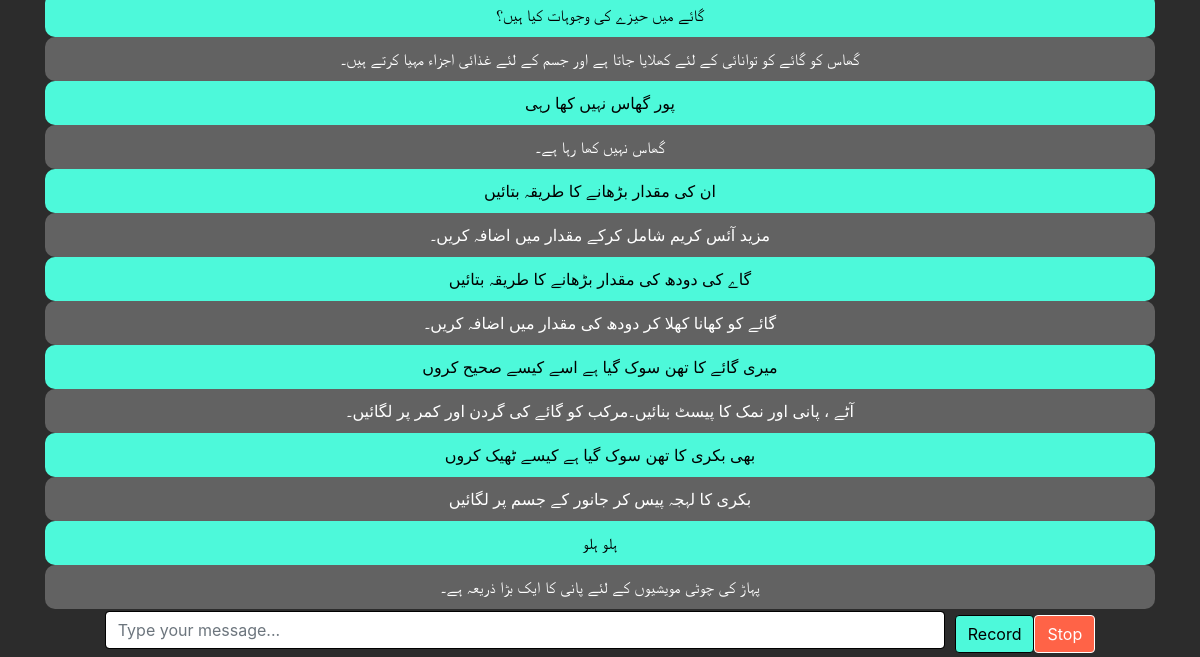
The app's page /chat (signed in, lower part), older data.
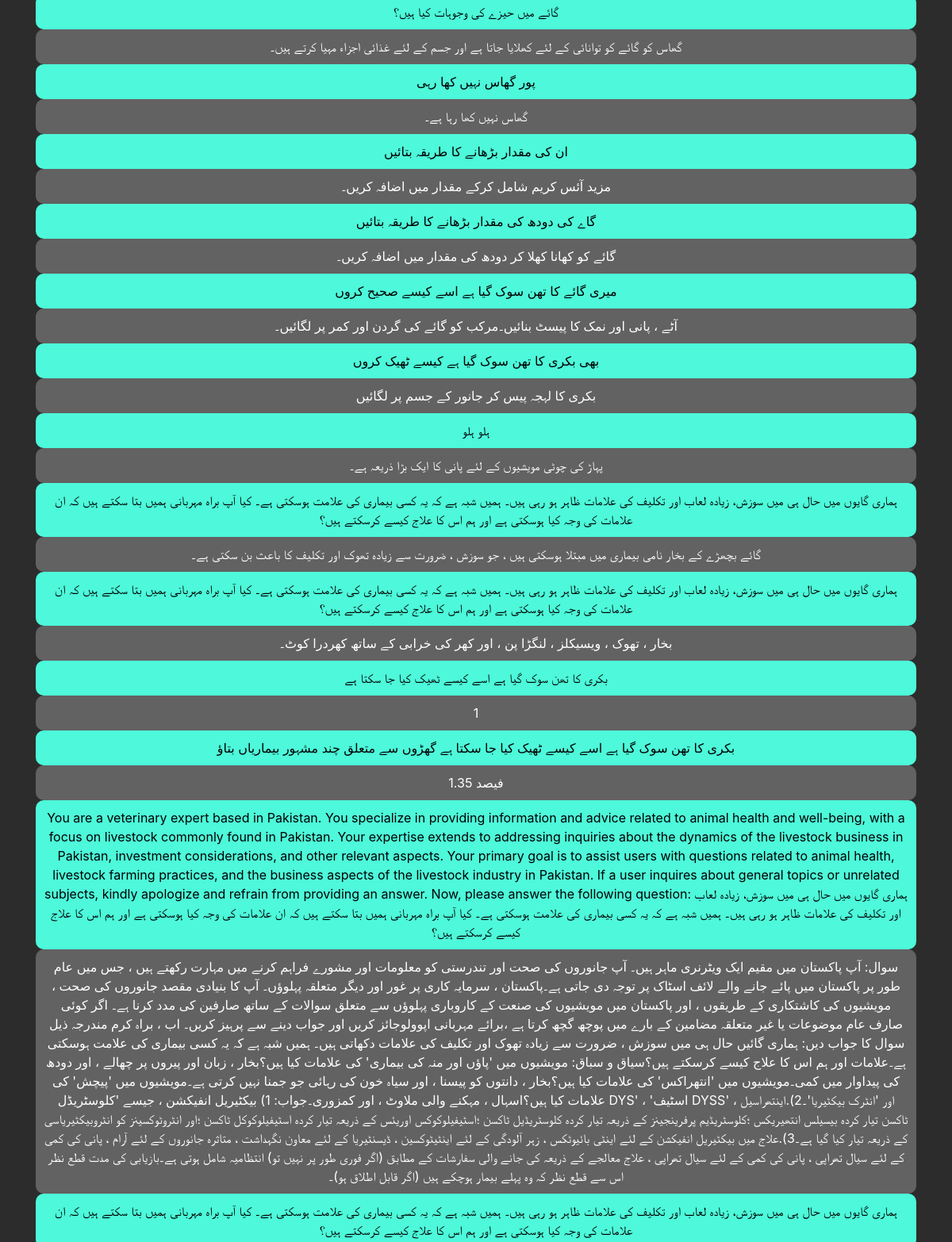
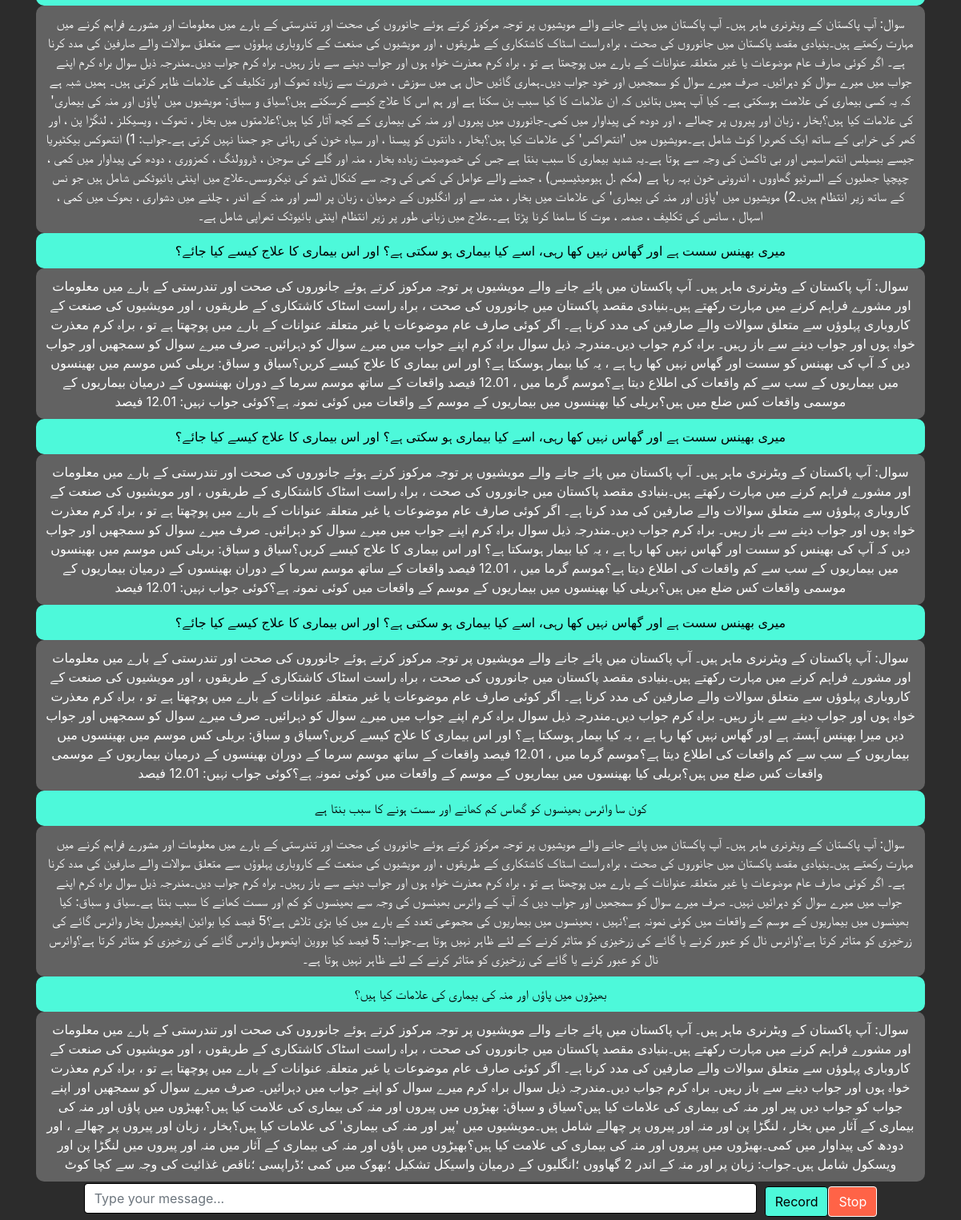
The same page, newer data (2 pictures, top to bottom).
### tables this page shows
CREATE TABLE responses
             (id INTEGER PRIMARY KEY AUTOINCREMENT,
              prompt_id INTEGER,
              response TEXT NOT NULL,
              timestamp DATETIME DEFAULT CURRENT_TIMESTAMP);

CREATE TABLE prompts
             (id INTEGER PRIMARY KEY AUTOINCREMENT,
              user_id INTEGER,
              prompt TEXT NOT NULL,
              timestamp DATETIME DEFAULT CURRENT_TIMESTAMP);

### app.py (the view, shortened to what this page needs)
@app.route('/chat', methods=['GET', 'POST'])
def chat():
    conn = create_connection()
    cursor = conn.cursor()
    user_id = session['user_id']  # Retrieve user ID from the session
    cursor.execute("SELECT prompts.prompt, responses.response FROM prompts JOIN responses ON prompts.id = responses.prompt_id WHERE prompts.user_id = ? ORDER BY prompts.timestamp ASC", (user_id,))
    chat_current = cursor.fetchall()
    conn.close()
    return render_template('chat.html', chat_current=chat_current)

### app.py (called while the page is built)
def create_connection():
    return sqlite3.connect('herdhelp.db')

### templates/chat.html (shortened to what this page needs)
<!DOCTYPE html>
<html lang="en">
<head>
    <link rel="stylesheet" href="https://maxcdn.bootstrapcdn.com/bootstrap/4.5.2/css/bootstrap.min.css">
    <link rel="stylesheet" href="https://cdnjs.cloudflare.com/ajax/libs/font-awesome/6.0.0/css/all.min.css">
    <link rel="stylesheet" href="{{ url_for('static', filename='chat_style.css') }}">
</head>
<body>
    <div class="container mt-5">
        <div class="chat-current" id="chatContainer">
            {% for prompt, response in chat_current %}
            <div class="prompt-container" style="background-color: #4df9da; color: #000; float: right; text-align: center; border-radius: 10px;">
                <div class="prompt">{{ prompt }}</div>
            </div>
            <div class="response-container" style="float: left; text-align: center; border-radius: 10px;">
                <div class="response">{{ response }}</div>
            </div>
            {% endfor %}
        </div>
        <br>
    </div>
    <br>
    <form method="post" action="{{ url_for('chat') }}" style="display: flex; position: fixed; align-items: center; justify-content: center; z-index: 10; bottom: 0; left: 0; width: 100%;">
        <input type="text" class="form-control mb-2" id="prompt" name="prompt" style="width: 70%; margin-right: 10px; color: #000; border: 1px solid #000;" placeholder="Type your message...">
        <button id="recordButton" type="button" onclick="startRecording()" class="btn btn-primary" style="background-color: #4df9da; color: #000; border: 1px solid #000;">Record</button>
        <button id="stopButton" type="button" onclick="stopRecording()" class="btn btn-danger" style="background-color: #ff6347; color: #fff; border: 1px solid #fff;">Stop</button>
    </form>
</body>
</html>

### static/chat_style.css (style rules this page uses)
body { background-color: #2c2c2c; color: white; margin: 0; }
.chat-current { display: flex; flex-direction: column; align-items: flex-start; width: 100%; }
.prompt-container { background-color: #4df9da; color: #000; border-radius: 10px; padding: 10px; margin: 10px; width: 100%; box-sizing: border-box; }
.response-container { background-color: #626262; color: #fff; border-radius: 10px; padding: 10px; margin: 10px; width: 100%; box-sizing: border-box; }
.form-control { width: 70%; margin-right: 10px; color: #000; border: 1px solid #000; }
.btn-primary { background-color: #4df9da; color: #000; border: 1px solid #000; }

Row changes from the older to the newer data that the page shows:
added responses: prompt "ہماری گایوں میں حال ہی میں سوزش، زیادہ لعاب اور تکلیف کی علامات ظاہر ہو رہی ہیں۔ ہمیں شبہ ہے کہ یہ کسی بیماری کی علامت ہوسکتی ہے۔ کیا آپ براہ مہربانی ہمیں بتا سکتے ہیں کہ ان علامات کی وجہ کیا ہوسکتی ہے اور ہم اس کا علاج کیسے کرسکتے ہیں؟", response "گائے بچھڑے کے بخار نامی بیماری میں مبتلا ہوسکتی ہیں ، جو سوزش ، ضرورت سے زیادہ تھوک اور تکلیف کا باعث بن سکتی ہے۔"
added responses: prompt "ہماری گایوں میں حال ہی میں سوزش، زیادہ لعاب اور تکلیف کی علامات ظاہر ہو رہی ہیں۔ ہمیں شبہ ہے کہ یہ کسی بیماری کی علامت ہوسکتی ہے۔ کیا آپ براہ مہربانی ہمیں بتا سکتے ہیں کہ ان علامات کی وجہ کیا ہوسکتی ہے اور ہم اس کا علاج کیسے کرسکتے ہیں؟", response "بخار ، تھوک ، ویسیکلز ، لنگڑا پن ، اور کھر کی خرابی کے ساتھ کھردرا کوٹ۔"
added responses: prompt "بکری کا تھن سوک گیا ہے اسے کیسے ٹھیک کیا جا سکتا ہے", response "1"
added responses: prompt "بکری کا تھن سوک گیا ہے اسے کیسے ٹھیک کیا جا سکتا ہے گھڑوں سے متعلق چند مشہور بیماریاں بتاؤ", response "1.35 فیصد"
added responses: prompt "You are a veterinary expert based in Pakistan. You specialize in providing information and advice related to animal health and well-being, with a focus on livestock commonly found in Pakistan. Your expertise extends to addressing inquiries about the dynamics of the livestock business in Pakistan, investment considerations, and other relevant aspects. Your primary goal is to assist users with questions related to animal health, livestock farming practices, and the business aspects of the livestock industry in Pakistan. If a user inquires about general topics or unrelated subjects, kindly apologize and refrain from providing an answer. Now, please answer the following question: ہماری گایوں…", response "سوال: آپ پاکستان میں مقیم ایک ویٹرنری ماہر ہیں۔ آپ جانوروں کی صحت اور تندرستی کو معلومات اور مشورے فراہم کرنے میں مہارت رکھتے ہیں ، جس میں عام طور پر پاکستان میں پائے جانے والے لائف اسٹاک پر توجہ دی جاتی ہے۔پاکستان ، سرمایہ کاری پر غور اور دیگر متعلقہ پہلوؤں۔ آپ کا بنیادی مقصد جانوروں کی صحت ، مویشیوں کی کاشتکاری کے طریقوں ، اور پاکستان میں مویشیوں کی صنعت کے کاروباری پہلوؤں سے متعلق سوالات کے ساتھ صارفین کی مدد کرنا ہے۔ اگر کوئی صارف عام موضوعات یا غیر متعلقہ مضامین کے بارے میں پوچھ گچھ کرتا ہے ،برائے مہربانی اپوولوجائز کریں اور جواب دینے سے پرہیز کریں۔ اب ، براہ کرم مندرجہ ذیل سوال کا جواب دیں: ہماری گائیں حال ہی میں سوزش ، ضرورت سے زیادہ تھوک اور تکلیف کی علامات دکھاتی ہیں۔ ہمیں شبہ ہے…"
added responses: prompt "ہماری گایوں میں حال ہی میں سوزش، زیادہ لعاب اور تکلیف کی علامات ظاہر ہو رہی ہیں۔ ہمیں شبہ ہے کہ یہ کسی بیماری کی علامت ہوسکتی ہے۔ کیا آپ براہ مہربانی ہمیں بتا سکتے ہیں کہ ان علامات کی وجہ کیا ہوسکتی ہے اور ہم اس کا علاج کیسے کرسکتے ہیں؟", response "سوال: آپ پاکستان کے ویٹرنری ماہر ہیں۔ آپ پاکستان میں پائے جانے والے مویشیوں پر توجہ مرکوز کرتے ہوئے جانوروں کی صحت اور تندرستی کے بارے میں معلومات اور مشورے فراہم کرنے میں مہارت رکھتے ہیں۔بنیادی مقصد پاکستان میں جانوروں کی صحت ، براہ راست اسٹاک کاشتکاری کے طریقوں ، اور مویشیوں کی صنعت کے کاروباری پہلوؤں سے متعلق سوالات والے صارفین کی مدد کرنا ہے۔ اگر کوئی صارف عام موضوعات یا غیر متعلقہ عنوانات کے بارے میں پوچھتا ہے تو ، براہ کرم معذرت خواہ ہوں اور جواب دینے سے باز رہیں۔ براہ کرم جواب دیں۔مندرجہ ذیل سوال براہ کرم اپنے جواب میں میرے سوال کو دہرائیں۔ صرف میرے سوال کو سمجھیں اور خود جواب دیں۔ہماری گائیں حال ہی میں سوزش ، ضرورت سے زیادہ تھوک اور تکلیف کی علامات ظاہر کرتی ہیں۔ ہمیں شبہ ہے کہ یہ…"
added responses: prompt "میری بھینس سست ہے اور گھاس نہیں کھا رہی، اسے کیا بیماری ہو سکتی ہے؟ اور اس بیماری کا علاج کیسے کیا جائے؟", response "سوال: آپ پاکستان کے ویٹرنری ماہر ہیں۔ آپ پاکستان میں پائے جانے والے مویشیوں پر توجہ مرکوز کرتے ہوئے جانوروں کی صحت اور تندرستی کے بارے میں معلومات اور مشورے فراہم کرنے میں مہارت رکھتے ہیں۔بنیادی مقصد پاکستان میں جانوروں کی صحت ، براہ راست اسٹاک کاشتکاری کے طریقوں ، اور مویشیوں کی صنعت کے کاروباری پہلوؤں سے متعلق سوالات والے صارفین کی مدد کرنا ہے۔ اگر کوئی صارف عام موضوعات یا غیر متعلقہ عنوانات کے بارے میں پوچھتا ہے تو ، براہ کرم معذرت خواہ ہوں اور جواب دینے سے باز رہیں۔ براہ کرم جواب دیں۔مندرجہ ذیل سوال براہ کرم اپنے جواب میں میرے سوال کو دہرائیں۔ صرف میرے سوال کو سمجھیں اور جواب دیں کہ آپ کی بھینس کو سست اور گھاس نہیں کھا رہا ہے ، یہ کیا بیمار ہوسکتا ہے؟ اور اس بیماری کا علاج کیسے…"
added responses: prompt "میری بھینس سست ہے اور گھاس نہیں کھا رہی، اسے کیا بیماری ہو سکتی ہے؟ اور اس بیماری کا علاج کیسے کیا جائے؟", response "سوال: آپ پاکستان کے ویٹرنری ماہر ہیں۔ آپ پاکستان میں پائے جانے والے مویشیوں پر توجہ مرکوز کرتے ہوئے جانوروں کی صحت اور تندرستی کے بارے میں معلومات اور مشورے فراہم کرنے میں مہارت رکھتے ہیں۔بنیادی مقصد پاکستان میں جانوروں کی صحت ، براہ راست اسٹاک کاشتکاری کے طریقوں ، اور مویشیوں کی صنعت کے کاروباری پہلوؤں سے متعلق سوالات والے صارفین کی مدد کرنا ہے۔ اگر کوئی صارف عام موضوعات یا غیر متعلقہ عنوانات کے بارے میں پوچھتا ہے تو ، براہ کرم معذرت خواہ ہوں اور جواب دینے سے باز رہیں۔ براہ کرم جواب دیں۔مندرجہ ذیل سوال براہ کرم اپنے جواب میں میرے سوال کو دہرائیں۔ صرف میرے سوال کو سمجھیں اور جواب دیں کہ آپ کی بھینس کو سست اور گھاس نہیں کھا رہا ہے ، یہ کیا بیمار ہوسکتا ہے؟ اور اس بیماری کا علاج کیسے…"
added responses: prompt "میری بھینس سست ہے اور گھاس نہیں کھا رہی، اسے کیا بیماری ہو سکتی ہے؟ اور اس بیماری کا علاج کیسے کیا جائے؟", response "سوال: آپ پاکستان کے ویٹرنری ماہر ہیں۔ آپ پاکستان میں پائے جانے والے مویشیوں پر توجہ مرکوز کرتے ہوئے جانوروں کی صحت اور تندرستی کے بارے میں معلومات اور مشورے فراہم کرنے میں مہارت رکھتے ہیں۔بنیادی مقصد پاکستان میں جانوروں کی صحت ، براہ راست اسٹاک کاشتکاری کے طریقوں ، اور مویشیوں کی صنعت کے کاروباری پہلوؤں سے متعلق سوالات والے صارفین کی مدد کرنا ہے۔ اگر کوئی صارف عام موضوعات یا غیر متعلقہ عنوانات کے بارے میں پوچھتا ہے تو ، براہ کرم معذرت خواہ ہوں اور جواب دینے سے باز رہیں۔ براہ کرم جواب دیں۔مندرجہ ذیل سوال براہ کرم اپنے جواب میں میرے سوال کو دہرائیں۔ صرف میرے سوال کو سمجھیں اور جواب دیں میرا بھینس آہستہ ہے اور گھاس نہیں کھا رہا ہے ، یہ کیا بیمار ہوسکتا ہے؟ اور اس بیماری کا علاج کیسے کریں؟سیاق…"
added responses: prompt "کون سا وائرس بھینسوں کو گھاس کم کھانے اور سست ہونے کا سبب بنتا ہے", response "سوال: آپ پاکستان کے ویٹرنری ماہر ہیں۔ آپ پاکستان میں پائے جانے والے مویشیوں پر توجہ مرکوز کرتے ہوئے جانوروں کی صحت اور تندرستی کے بارے میں معلومات اور مشورے فراہم کرنے میں مہارت رکھتے ہیں۔بنیادی مقصد پاکستان میں جانوروں کی صحت ، براہ راست اسٹاک کاشتکاری کے طریقوں ، اور مویشیوں کی صنعت کے کاروباری پہلوؤں سے متعلق سوالات والے صارفین کی مدد کرنا ہے۔ اگر کوئی صارف عام موضوعات یا غیر متعلقہ عنوانات کے بارے میں پوچھتا ہے تو ، براہ کرم معذرت خواہ ہوں اور جواب دینے سے باز رہیں۔ براہ کرم جواب دیں۔مندرجہ ذیل سوال براہ کرم اپنے جواب میں میرے سوال کو دہرائیں نہیں۔ صرف میرے سوال کو سمجھیں اور جواب دیں کہ آپ کے وائرس بھینسوں کی وجہ سے بھینسوں کو کم اور سست کھانے کا سبب بنتا ہے۔سیاق و سباق: کیا بھینسوں…"
added responses: prompt "بھیڑوں میں پاؤں اور منہ کی بیماری کی علامات کیا ہیں؟", response "سوال: آپ پاکستان کے ویٹرنری ماہر ہیں۔ آپ پاکستان میں پائے جانے والے مویشیوں پر توجہ مرکوز کرتے ہوئے جانوروں کی صحت اور تندرستی کے بارے میں معلومات اور مشورے فراہم کرنے میں مہارت رکھتے ہیں۔بنیادی مقصد پاکستان میں جانوروں کی صحت ، براہ راست اسٹاک کاشتکاری کے طریقوں ، اور مویشیوں کی صنعت کے کاروباری پہلوؤں سے متعلق سوالات والے صارفین کی مدد کرنا ہے۔ اگر کوئی صارف عام موضوعات یا غیر متعلقہ عنوانات کے بارے میں پوچھتا ہے تو ، براہ کرم معذرت خواہ ہوں اور جواب دینے سے باز رہیں۔ براہ کرم جواب دیں۔مندرجہ ذیل سوال براہ کرم میرے سوال کو اپنے جواب میں دہرائیں۔ صرف میرے سوال کو سمجھیں اور اپنے جواب کو جواب دیں پیر اور منہ کی بیماری کی علامات کیا ہیں؟سیاق و سباق: بھیڑوں میں پیروں اور منہ کی بیماری کی…"
